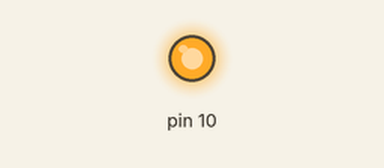
This sketch was run on a simulated Arduino Uno, built with avr-gcc and run on an emulated ATmega328P. On the bench: output pins drawn as LEDs (lit = HIGH). Pins used as bus, display or sensor lines are not drawn; what the sketch prints to the serial monitor is not drawn.

Above: at 0.1 s.
Timing chart, 0 to 1.6 s (numbered marks = the images above):
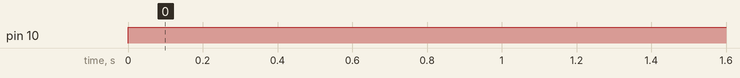

The sketch:

Test_Display_Write.ino
```cpp
#include <SPI.h>

static int PIN_CS = 4;

void setup() {
  Serial.begin(115200);
  SPI.begin();
  SPI.beginTransaction(SPISettings(125000, LSBFIRST, SPI_MODE2));
  pinMode(PIN_CS, OUTPUT);
  digitalWrite(PIN_CS, HIGH);
  delay (3000);

//For setting display mode
digitalWrite(PIN_CS, LOW);
SPI.transfer(8);
digitalWrite(PIN_CS, HIGH);

//For turning on display and setting dimming
digitalWrite(PIN_CS, LOW);
SPI.transfer(143);
digitalWrite(PIN_CS, HIGH);

//For turning on and off main relays
digitalWrite(PIN_CS, LOW);
SPI.transfer(65);
SPI.transfer(0);
digitalWrite(PIN_CS, HIGH);

//For switching back to display memory mode
digitalWrite(PIN_CS, LOW);
SPI.transfer(64);
digitalWrite(PIN_CS, HIGH);


for (int y = 192; y < 228; y++){
digitalWrite(PIN_CS, LOW);
SPI.transfer(y);
SPI.transfer(255);
digitalWrite(PIN_CS, HIGH);
}

for (int y = 192; y < 228; y++){
for (int x = 1; x < 256; x=x*2){
Serial.print(y-192);
Serial.print("   ");
Serial.println(x, BIN);
while(!Serial.available()){
delay(500);
digitalWrite(PIN_CS, LOW);
SPI.transfer(y);
SPI.transfer(x);
digitalWrite(PIN_CS, HIGH);
delay(500);
digitalWrite(PIN_CS, LOW);
SPI.transfer(y);
SPI.transfer(0);
digitalWrite(PIN_CS, HIGH);
}
Serial.read();
}
digitalWrite(PIN_CS, LOW);
SPI.transfer(y);
SPI.transfer(255);
digitalWrite(PIN_CS, HIGH);
}
}

// the loop function runs over and over again forever
void loop() {                   // wait for a second
}
```

Measured:
- by itself, pin 10: LOW → HIGH at 0.00 s
